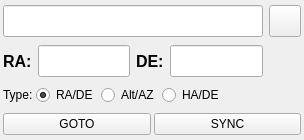
<?xml version="1.0" encoding="UTF-8"?>
<ui version="4.0">
 <class>MountTargetWidget</class>
 <widget class="QWidget" name="MountTargetWidget">
  <property name="geometry">
   <rect>
    <x>0</x>
    <y>0</y>
    <width>304</width>
    <height>140</height>
   </rect>
  </property>
  <property name="focusPolicy">
   <enum>Qt::ClickFocus</enum>
  </property>
  <property name="windowTitle">
   <string>Mount Control Panel</string>
  </property>
  <layout class="QGridLayout" name="gridLayout">
   <property name="leftMargin">
    <number>3</number>
   </property>
   <property name="topMargin">
    <number>3</number>
   </property>
   <property name="rightMargin">
    <number>3</number>
   </property>
   <property name="bottomMargin">
    <number>3</number>
   </property>
   <item row="3" column="0">
    <widget class="QLabel" name="targetRALabel">
     <property name="font">
      <font>
       <pointsize>12</pointsize>
       <weight>75</weight>
       <bold>true</bold>
      </font>
     </property>
     <property name="text">
      <string>RA:</string>
     </property>
    </widget>
   </item>
   <item row="3" column="1">
    <widget class="dmsBox" name="targetRATextObject">
     <property name="minimumSize">
      <size>
       <width>0</width>
       <height>32</height>
      </size>
     </property>
     <property name="maximumSize">
      <size>
       <width>16777215</width>
       <height>32</height>
      </size>
     </property>
    </widget>
   </item>
   <item row="2" column="4">
    <widget class="QPushButton" name="findButtonObject">
     <property name="minimumSize">
      <size>
       <width>32</width>
       <height>32</height>
      </size>
     </property>
     <property name="maximumSize">
      <size>
       <width>32</width>
       <height>32</height>
      </size>
     </property>
     <property name="text">
      <string/>
     </property>
     <property name="icon">
      <iconset theme="search">
       <normaloff>.</normaloff>.</iconset>
     </property>
     <property name="iconSize">
      <size>
       <width>28</width>
       <height>28</height>
      </size>
     </property>
    </widget>
   </item>
   <item row="3" column="3">
    <widget class="dmsBox" name="targetDETextObject">
     <property name="minimumSize">
      <size>
       <width>0</width>
       <height>32</height>
      </size>
     </property>
     <property name="maximumSize">
      <size>
       <width>16777215</width>
       <height>32</height>
      </size>
     </property>
    </widget>
   </item>
   <item row="3" column="2">
    <widget class="QLabel" name="targetDECLabel">
     <property name="font">
      <font>
       <pointsize>12</pointsize>
       <weight>75</weight>
       <bold>true</bold>
      </font>
     </property>
     <property name="text">
      <string>DE:</string>
     </property>
    </widget>
   </item>
   <item row="2" column="0" colspan="4">
    <widget class="QLineEdit" name="targetTextObject">
     <property name="minimumSize">
      <size>
       <width>0</width>
       <height>32</height>
      </size>
     </property>
     <property name="maximumSize">
      <size>
       <width>16777215</width>
       <height>32</height>
      </size>
     </property>
     <property name="readOnly">
      <bool>true</bool>
     </property>
    </widget>
   </item>
   <item row="4" column="0" colspan="4">
    <layout class="QHBoxLayout" name="horizontalLayout_7">
     <property name="spacing">
      <number>3</number>
     </property>
     <item>
      <widget class="QLabel" name="label_18">
       <property name="text">
        <string>Type:</string>
       </property>
      </widget>
     </item>
     <item>
      <widget class="QRadioButton" name="equatorialCheckObject">
       <property name="text">
        <string>RA/DE</string>
       </property>
       <property name="checked">
        <bool>true</bool>
       </property>
       <attribute name="buttonGroup">
        <string notr="true">coordinateButtonGroup</string>
       </attribute>
      </widget>
     </item>
     <item>
      <widget class="QRadioButton" name="horizontalCheckObject">
       <property name="text">
        <string>Alt/AZ</string>
       </property>
       <attribute name="buttonGroup">
        <string notr="true">coordinateButtonGroup</string>
       </attribute>
      </widget>
     </item>
     <item>
      <widget class="QRadioButton" name="haEquatorialCheckObject">
       <property name="text">
        <string>HA/DE</string>
       </property>
       <attribute name="buttonGroup">
        <string notr="true">coordinateButtonGroup</string>
       </attribute>
      </widget>
     </item>
     <item>
      <spacer name="horizontalSpacer_2">
       <property name="orientation">
        <enum>Qt::Horizontal</enum>
       </property>
       <property name="sizeHint" stdset="0">
        <size>
         <width>40</width>
         <height>20</height>
        </size>
       </property>
      </spacer>
     </item>
    </layout>
   </item>
   <item row="5" column="0" colspan="5">
    <layout class="QGridLayout" name="gridLayout_2">
     <property name="spacing">
      <number>3</number>
     </property>
     <item row="0" column="0">
      <widget class="QPushButton" name="gotoButtonObject">
       <property name="text">
        <string>GOTO</string>
       </property>
      </widget>
     </item>
     <item row="0" column="1">
      <widget class="QPushButton" name="syncButtonObject">
       <property name="text">
        <string>SYNC</string>
       </property>
      </widget>
     </item>
    </layout>
   </item>
  </layout>
 </widget>
 <customwidgets>
  <customwidget>
   <class>dmsBox</class>
   <extends>QLineEdit</extends>
   <header>widgets/dmsbox.h</header>
   <container>1</container>
  </customwidget>
 </customwidgets>
 <resources/>
 <connections/>
 <buttongroups>
  <buttongroup name="coordinateButtonGroup"/>
 </buttongroups>
</ui>
